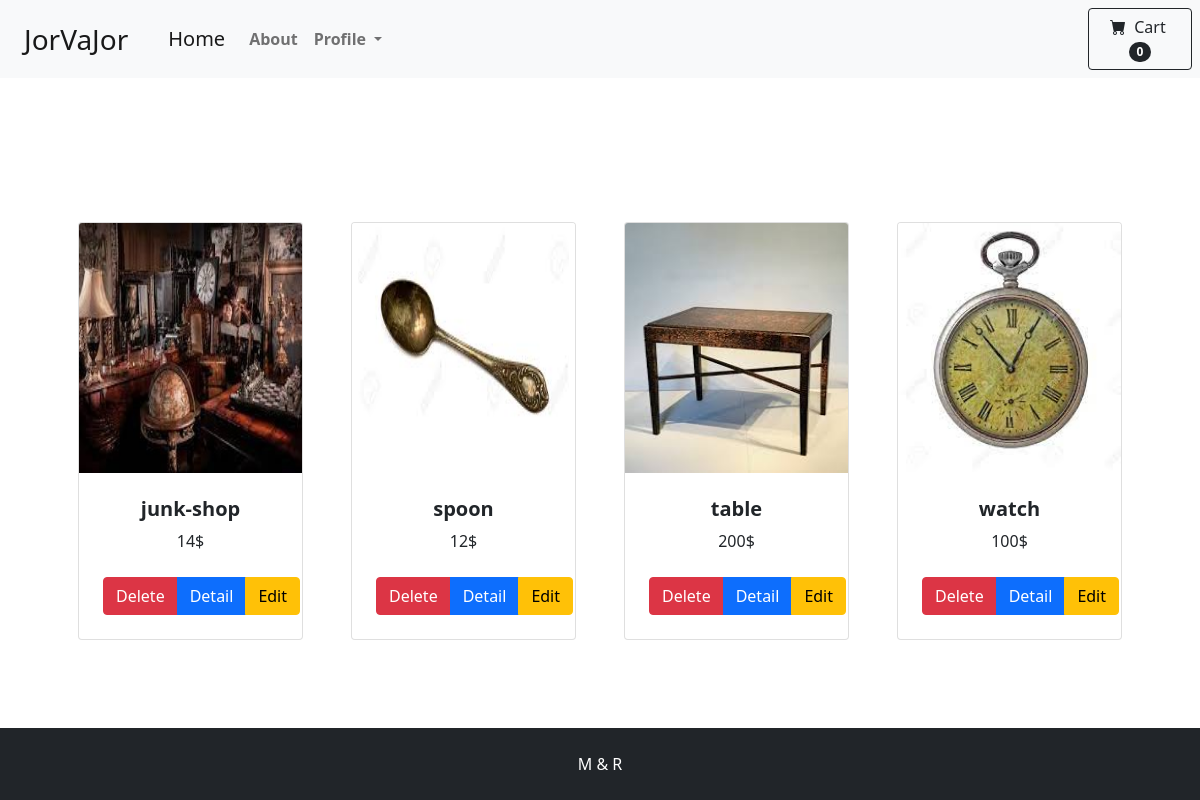
The page /1 (signed in) on the database as committed earlier.
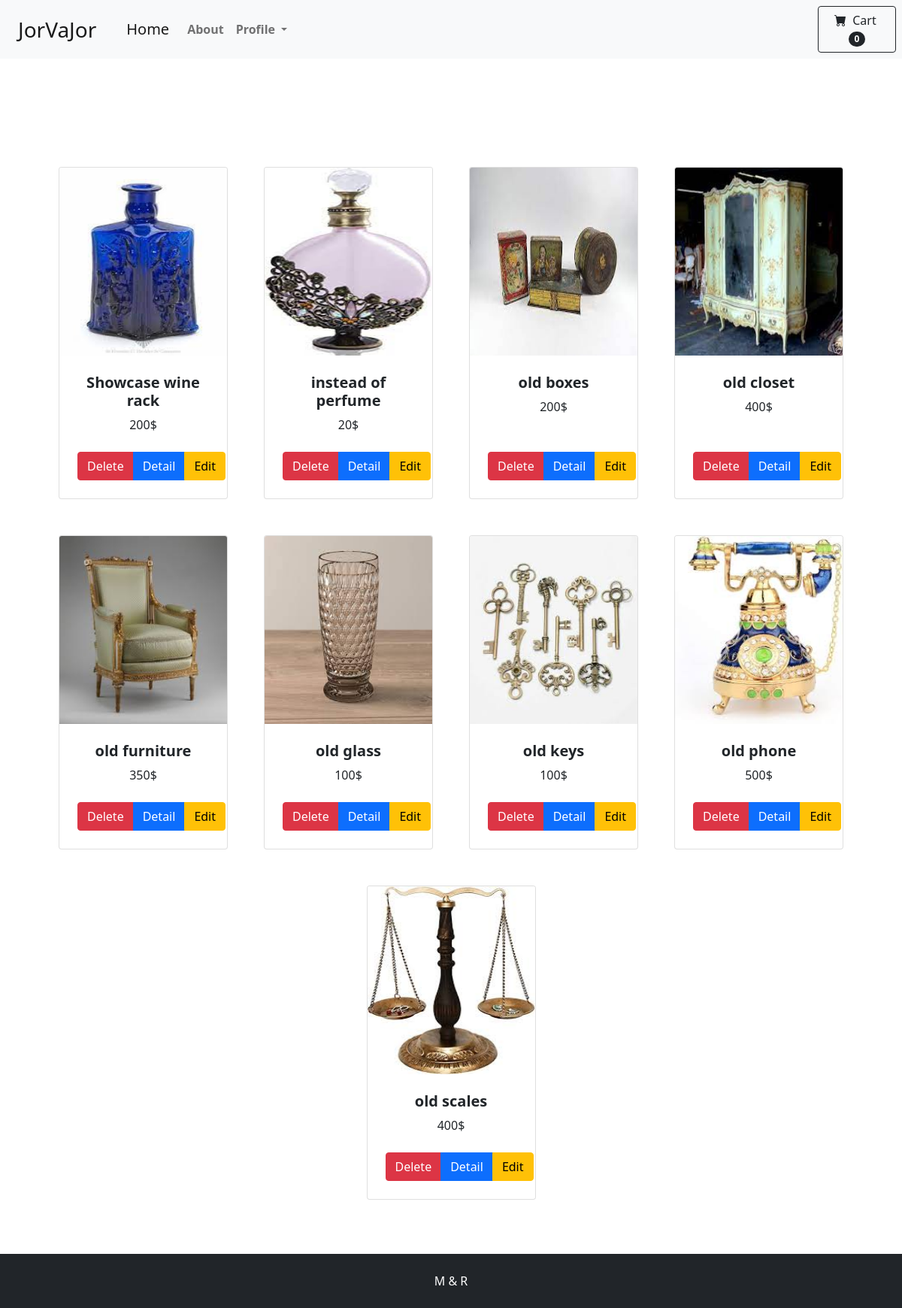
The same page on the database as committed later.
### home/models.py (models this page shows, shortened)
class Product(models.Model):
    user = models.ForeignKey(User, related_name='products', on_delete=models.CASCADE)
    category = models.ManyToManyField(Category, related_name='products')
    name = models.CharField(max_length=200)
    slug = models.SlugField(max_length=200, unique=True)
    image = models.ImageField(blank=True, upload_to='image/', default='image/download.png')
    description = RichTextField()
    price = models.IntegerField()
    available = models.BooleanField(default=True)
    created_time = models.DateTimeField(auto_now_add=True)
    updated_time = models.DateTimeField(auto_now=True)
    class Meta:
        ordering = ('name',)

### home/views.py (the view)
# urls.py: path('<int:pk>', MyPostsView.as_view(), name='my_post'),
class MyPostsView(LoginRequiredMixin, View):
    def get(self, request, pk):
        products = Product.objects.filter(user=request.user)
        return render(request, 'home/my_posts.html', {'products': products})

### home/templates/home/my_posts.html
{% extends 'index.html' %}
{% load static %}
{% block content %}
    <section class="py-5">
        <div class="container px-4 px-lg-5 mt-5">
            <div class="row gx-4 gx-lg-5 row-cols-2 row-cols-md-3 row-cols-xl-4 justify-content-center">
                {% for product in products %}
                    <div class="col mb-5">
                        <div class="card h-100">
                            {% if product.image %}
                                <img class="card-img-top" src="{{ product.image.url  | default:"{% static 'img/download.png '%}"}}" alt="..." height="250"/>
                            {% endif %}
                            <div class="card-body p-4">
                                <div class="text-center">
                                    <h5 class="fw-bolder">{{ product.name }}</h5>
                                    {{ product.price }}$
                                </div>
                            </div>
                            <div class="card-footer p-4 pt-0 border-top-0 bg-transparent text-center">
                                <div class="btn-group " role="group" aria-label="Basic mixed styles example">
                                    <a type="button" class="btn btn-danger" href="{% url 'homa:post_delete' product.pk %}">Delete</a>
                                    <a type="button" class="btn btn-primary"
                                            href="{% url 'homa:post_detail' product.pk %}">Detail
                                    </a>
                                    <a type="button" class="btn btn-warning" href="{% url 'homa:post_edit' product.pk %}">Edit</a>
                                </div>
                            </div>
                        </div>
                    </div>
                {% endfor %}
            </div>
        </div>
    </section>
{% endblock %}

Rows that differ between the two databases and show on the page:
removed Product: image (picture), name "junk-shop", price "14"
removed Product: image (picture), name "spoon", price "12"
removed Product: image (picture), name "table", price "200"
removed Product: image (picture), name "watch", price "100"
added Product: image (picture), name "Showcase wine rack", price "200"
added Product: image (picture), name "instead of perfume", price "20"
added Product: image (picture), name "old boxes", price "200"
added Product: image (picture), name "old closet", price "400"
added Product: image (picture), name "old furniture", price "350"
added Product: image (picture), name "old glass", price "100"
added Product: image (picture), name "old keys", price "100"
added Product: image (picture), name "old phone", price "500"
added Product: image (picture), name "old scales", price "400"
